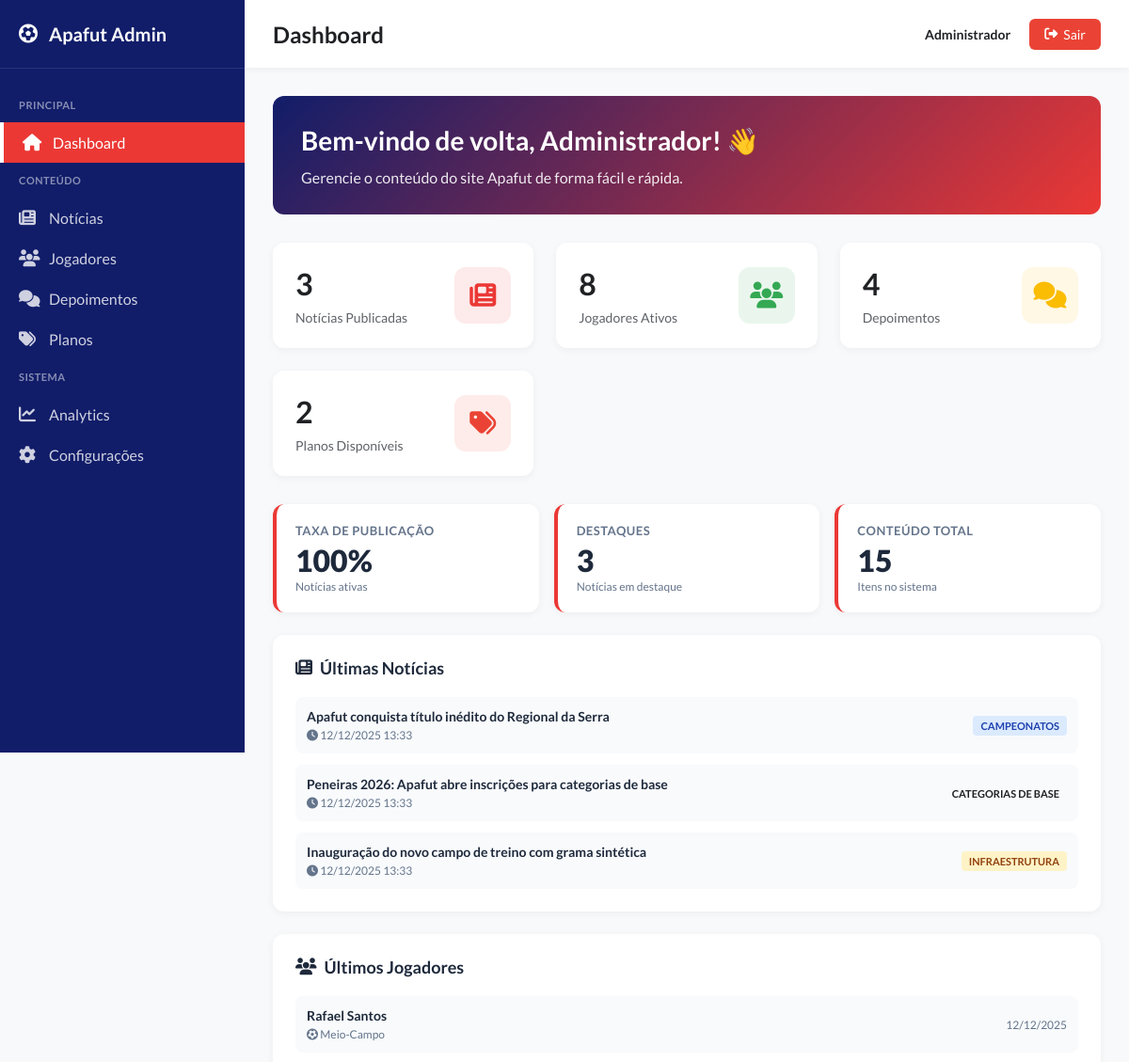
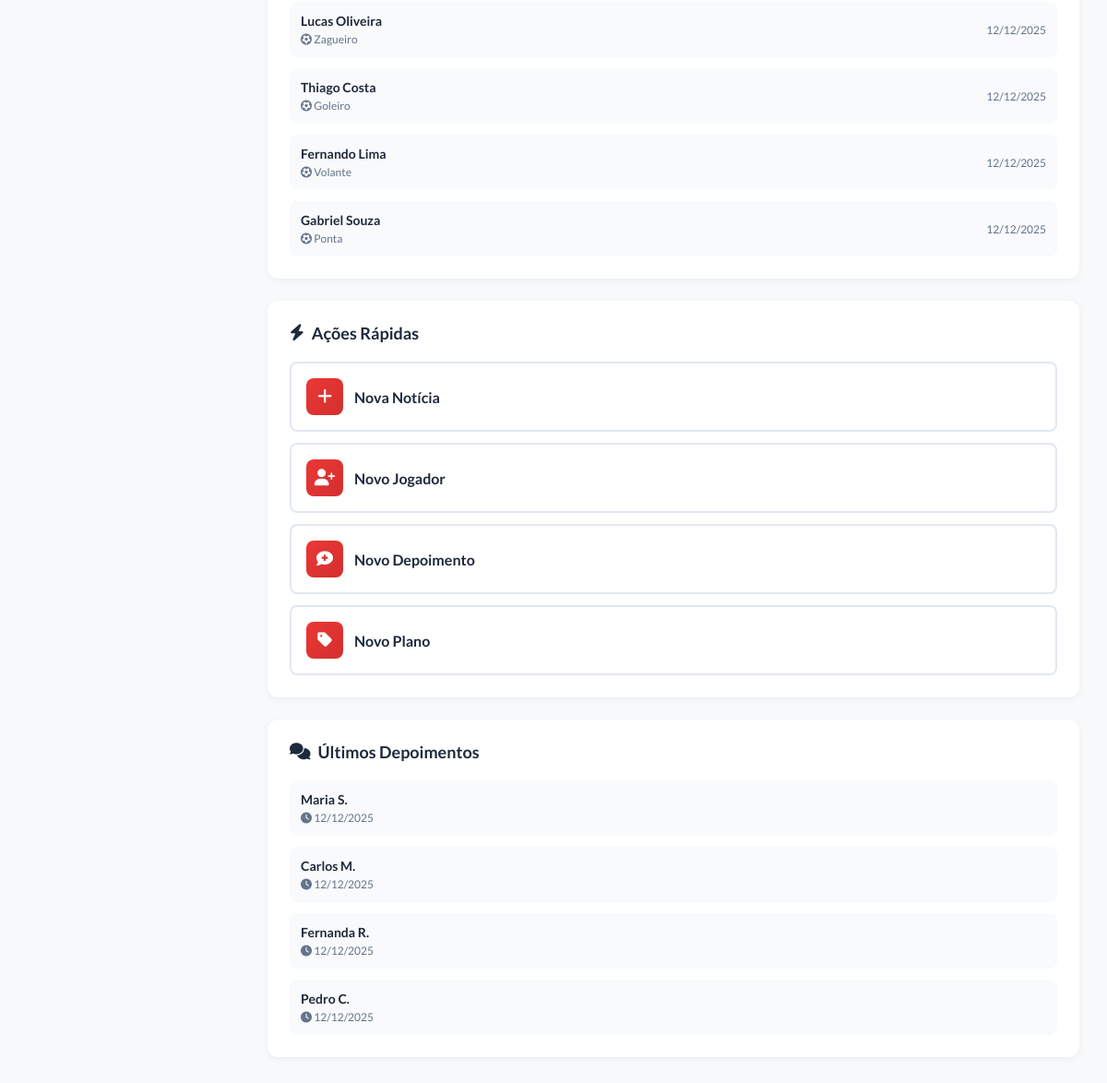
/admin/dashboard.php (signed in), run on the app's committed database (2 pictures, top to bottom).
### tables this page shows
CREATE TABLE IF NOT EXISTS noticias (
    id INT AUTO_INCREMENT PRIMARY KEY,
    titulo VARCHAR(255) NOT NULL,
    categoria VARCHAR(50) NOT NULL,
    resumo TEXT NOT NULL,
    conteudo TEXT,
    data_publicacao DATE NOT NULL,
    imagem VARCHAR(255) DEFAULT 'assets/noticia-default.jpg',
    autor VARCHAR(100) DEFAULT 'Redação Apafut',
    tempo_leitura INT DEFAULT 5,
    ativo TINYINT(1) DEFAULT 1,
    destaque TINYINT(1) DEFAULT 0,
    ordem INT DEFAULT 0,
    status VARCHAR(20) DEFAULT 'publicado',
    data_agendamento DATETIME NULL,
    created_at TIMESTAMP DEFAULT CURRENT_TIMESTAMP,
    INDEX idx_status (status),
    INDEX idx_data_agendamento (data_agendamento)
);

CREATE TABLE IF NOT EXISTS jogadores (
    id INT AUTO_INCREMENT PRIMARY KEY,
    nome VARCHAR(100) NOT NULL,
    posicao VARCHAR(50) NOT NULL,
    numero INT NOT NULL,
    foto VARCHAR(255),
    ativo TINYINT(1) DEFAULT 1,
    ordem INT DEFAULT 0,
    created_at TIMESTAMP DEFAULT CURRENT_TIMESTAMP
);

CREATE TABLE IF NOT EXISTS depoimentos (
    id INT AUTO_INCREMENT PRIMARY KEY,
    nome VARCHAR(100) NOT NULL,
    depoimento TEXT NOT NULL,
    video VARCHAR(255) NULL,
    ativo TINYINT(1) DEFAULT 1,
    ordem INT DEFAULT 0,
    created_at TIMESTAMP DEFAULT CURRENT_TIMESTAMP
);

### src/helpers.php (called while the page is built, shortened)
<?php
function env($key, $default = null) {
    return $_ENV[$key] ?? getenv($key) ?: $default;
}

### admin/auth.php (called while the page is built, shortened)
<?php
class Auth {
    public static function check() {
        if (isset($_SESSION['admin_login_time'])) {
            $sessionLifetime = env('SESSION_LIFETIME', 7200);
        }
        return true;
    }
    public static function user() {
        return [
            'id' => $_SESSION['admin_user_id'] ?? null,
            'nome' => $_SESSION['admin_user_name'] ?? null,
            'email' => $_SESSION['admin_user_email'] ?? null,
            'nivel_acesso' => $_SESSION['admin_user_level'] ?? null
        ];
    }
}

### admin/dashboard.php (the view, shortened to what this page needs)
<?php
require_once 'auth.php';
$user = Auth::user();
try {
    $conn = getConnection();
    $stmt = $conn->query("SELECT COUNT(*) as total FROM noticias WHERE ativo = 1");
    $totalNoticias = $stmt->fetch()['total'];
    $stmt = $conn->query("SELECT COUNT(*) as total FROM noticias WHERE ativo = 1 AND destaque = 1");
    $noticiasDestaque = $stmt->fetch()['total'];
    $stmt = $conn->query("SELECT COUNT(*) as total FROM jogadores WHERE ativo = 1");
    $totalJogadores = $stmt->fetch()['total'];
    $stmt = $conn->query("SELECT COUNT(*) as total FROM depoimentos WHERE ativo = 1");
    $totalDepoimentos = $stmt->fetch()['total'];
    $stmt = $conn->query("SELECT COUNT(*) as total FROM planos WHERE ativo = 1");
    $totalPlanos = $stmt->fetch()['total'];
    $stmt = $conn->query("SELECT id, titulo, categoria, created_at FROM noticias WHERE ativo = 1 ORDER BY created_at DESC LIMIT 5");
    $ultimasNoticias = $stmt->fetchAll();
    $stmt = $conn->query("SELECT id, nome, posicao, created_at FROM jogadores WHERE ativo = 1 ORDER BY created_at DESC LIMIT 5");
    $ultimosJogadores = $stmt->fetchAll();
    $stmt = $conn->query("SELECT id, nome, created_at FROM depoimentos WHERE ativo = 1 ORDER BY created_at DESC LIMIT 5");
    $ultimosDepoimentos = $stmt->fetchAll();
    $stmt = $conn->query("SELECT COUNT(*) as total FROM noticias");
    $totalTodasNoticias = $stmt->fetch()['total'];
    $stmt = $conn->query("SELECT COUNT(*) as total FROM jogadores");
    $totalTodosJogadores = $stmt->fetch()['total'];
} catch (Exception $e) {
    logError('Erro ao buscar estatísticas do dashboard', ['error' => $e->getMessage()]);
}
?>
<!DOCTYPE html>
<html lang="pt-br">
<head>
    <link rel="stylesheet" href="assets/css/dashboard.css">
    <link rel="stylesheet" href="assets/css/noticias.css">
</head>
<body>
    <div class="admin-wrapper">
        <aside class="sidebar">
            <div class="sidebar-header">
                <div class="sidebar-logo">
                    <i class="fas fa-futbol"></i>
                    <span>Apafut Admin</span>
                </div>
            </div>
            <nav class="sidebar-menu">
                <div class="menu-section-title">Principal</div>
                <a href="dashboard.php" class="menu-item active">
                    <i class="fas fa-home"></i>
                    <span>Dashboard</span>
                </a>
                <div class="menu-section-title">Conteúdo</div>
                <a href="noticias.php" class="menu-item">
                    <i class="fas fa-newspaper"></i>
                    <span>Notícias</span>
                </a>
                <a href="jogadores.php" class="menu-item">
                    <i class="fas fa-users"></i>
                    <span>Jogadores</span>
                </a>
                <a href="depoimentos.php" class="menu-item">
                    <i class="fas fa-comments"></i>
                    <span>Depoimentos</span>
                </a>
                <a href="planos.php" class="menu-item">
                    <i class="fas fa-tags"></i>
                    <span>Planos</span>
                </a>
                <div class="menu-section-title">Sistema</div>
                <a href="analytics.php" class="menu-item">
                    <i class="fas fa-chart-line"></i>
                    <span>Analytics</span>
                </a>
                <a href="configuracoes.php" class="menu-item">
                    <i class="fas fa-cog"></i>
                    <span>Configurações</span>
                </a>
            </nav>
        </aside>
        <main class="main-content">
            <header class="topbar">
                <div class="topbar-left">
                    <h1>Dashboard</h1>
                </div>
                <div class="topbar-right">
                    <div class="user-info">
                        <div class="user-avatar">
                        </div>
                        <div class="user-details">
                            <span class="user-name"><?= htmlspecialchars($user['nome']) ?></span>
                        </div>
                    </div>
                    <a href="logout.php" class="btn-logout">
                        <i class="fas fa-sign-out-alt"></i>
                        Sair
                    </a>
                </div>
            </header>
            <div class="content">
                <div class="welcome-card">
                    <h2>Bem-vindo de volta, <?= htmlspecialchars(explode(' ', $user['nome'])[0]) ?>! 👋</h2>
                    <p>Gerencie o conteúdo do site Apafut de forma fácil e rápida.</p>
                </div>
                <div class="stats-grid">
                    <div class="stat-card">
                        <div class="stat-info">
                            <h3><?= $totalNoticias ?? 0 ?></h3>
                            <p>Notícias Publicadas</p>
                        </div>
                        <div class="stat-icon primary">
                            <i class="fas fa-newspaper"></i>
                        </div>
                    </div>
                    <div class="stat-card">
                        <div class="stat-info">
                            <h3><?= $totalJogadores ?? 0 ?></h3>
                            <p>Jogadores Ativos</p>
                        </div>
                        <div class="stat-icon success">
                            <i class="fas fa-users"></i>
                        </div>
                    </div>
                    <div class="stat-card">
                        <div class="stat-info">
                            <h3><?= $totalDepoimentos ?? 0 ?></h3>
                            <p>Depoimentos</p>
                        </div>
                        <div class="stat-icon warning">
                            <i class="fas fa-comments"></i>
                        </div>
                    </div>
                    <div class="stat-card">
                        <div class="stat-info">
                            <h3><?= $totalPlanos ?? 0 ?></h3>
                            <p>Planos Disponíveis</p>
                        </div>
                        <div class="stat-icon danger">
                            <i class="fas fa-tags"></i>
                        </div>
                    </div>
                </div>
                <div class="metrics-row">
                    <div class="metric-card">
                        <h4>Taxa de Publicação</h4>
                        <div class="value">
                            <?php
                            $taxa = $totalTodasNoticias > 0 ? round(($totalNoticias / $totalTodasNoticias) * 100) : 0;
                            echo $taxa . '%';
                            ?>
                        </div>
                        <div class="label">Notícias ativas</div>
                    </div>
                    <div class="metric-card">
                        <h4>Destaques</h4>
                        <div class="value"><?= $noticiasDestaque ?? 0 ?></div>
                        <div class="label">Notícias em destaque</div>
                    </div>
                    <div class="metric-card">
                        <h4>Conteúdo Total</h4>
                        <div class="value">
                            <?= ($totalTodasNoticias ?? 0) + ($totalTodosJogadores ?? 0) + ($totalDepoimentos ?? 0) ?>
                        </div>
                        <div class="label">Itens no sistema</div>
                    </div>
                </div>
                <div class="dashboard-grid">
                    <div>
                        <div class="recent-card">
                            <h3><i class="fas fa-newspaper"></i> Últimas Notícias</h3>
                            <div class="recent-list">
                                <?php if (!empty($ultimasNoticias)): ?>
                                    <?php foreach ($ultimasNoticias as $noticia): ?>
                                        <div class="recent-item">
                                            <div class="recent-item-info">
                                                <div class="recent-item-title">
                                                    <?= htmlspecialchars($noticia['titulo']) ?>
                                                </div>
                                                <div class="recent-item-meta">
                                                    <i class="fas fa-clock"></i>
                                                    <?= date('d/m/Y H:i', strtotime($noticia['created_at'])) ?>
                                                </div>
                                            </div>
                                            <span class="recent-item-badge badge-<?= strtolower(str_replace(' ', '-', $noticia['categoria'])) ?>">
                                                <?= htmlspecialchars($noticia['categoria']) ?>
                                            </span>
                                        </div>
                                    <?php endforeach; ?>
                                <?php else: ?>
                                    <p style="color: #64748b; text-align: center; padding: 20px;">
                                        Nenhuma notícia cadastrada ainda
                                    </p>
                                <?php endif; ?>
                            </div>
                        </div>
                        <div class="recent-card" style="margin-top: 24px;">
                            <h3><i class="fas fa-users"></i> Últimos Jogadores</h3>
                            <div class="recent-list">
                                <?php if (!empty($ultimosJogadores)): ?>
                                    <?php foreach ($ultimosJogadores as $jogador): ?>
                                        <div class="recent-item">
                                            <div class="recent-item-info">
                                                <div class="recent-item-title">
                                                    <?= htmlspecialchars($jogador['nome']) ?>
                                                </div>
                                                <div class="recent-item-meta">
                                                    <i class="fas fa-futbol"></i>
                                                    <?= htmlspecialchars($jogador['posicao']) ?>
                                                </div>
                                            </div>
                                            <div class="recent-item-meta">
                                                <?= date('d/m/Y', strtotime($jogador['created_at'])) ?>
                                            </div>
                                        </div>
                                    <?php endforeach; ?>
                                <?php else: ?>
                                    <p style="color: #64748b; text-align: center; padding: 20px;">
                                        Nenhum jogador cadastrado ainda
                                    </p>
                                <?php endif; ?>
                            </div>
                        </div>
                    </div>
                    <div>
                        <div class="recent-card">
                            <h3><i class="fas fa-bolt"></i> Ações Rápidas</h3>
                            <div class="quick-actions">
                                <a href="noticia-criar.php" class="quick-action-btn">
                                    <i class="fas fa-plus"></i>
                                    <span>Nova Notícia</span>
                                </a>
                                <a href="jogador-criar.php" class="quick-action-btn">
                                    <i class="fas fa-user-plus"></i>
                                    <span>Novo Jogador</span>
                                </a>
                                <a href="depoimento-criar.php" class="quick-action-btn">
                                    <i class="fas fa-comment-medical"></i>
                                    <span>Novo Depoimento</span>
                                </a>
                                <a href="plano-criar.php" class="quick-action-btn">
                                    <i class="fas fa-tag"></i>
                                    <span>Novo Plano</span>
                                </a>
                            </div>
                        </div>
                        <div class="recent-card" style="margin-top: 24px;">
                            <h3><i class="fas fa-comments"></i> Últimos Depoimentos</h3>
                            <div class="recent-list">
                                <?php if (!empty($ultimosDepoimentos)): ?>
                                    <?php foreach ($ultimosDepoimentos as $depoimento): ?>
                                        <div class="recent-item">
                                            <div class="recent-item-info">
                                                <div class="recent-item-title">
                                                    <?= htmlspecialchars($depoimento['nome']) ?>
                                                </div>
                                                <div class="recent-item-meta">
                                                    <i class="fas fa-clock"></i>
                                                    <?= date('d/m/Y', strtotime($depoimento['created_at'])) ?>
                                                </div>
                                            </div>
                                        </div>
                                    <?php endforeach; ?>
                                <?php else: ?>
                                    <p style="color: #64748b; text-align: center; padding: 20px;">
                                        Nenhum depoimento cadastrado ainda
                                    </p>
                                <?php endif; ?>
                            </div>
                        </div>
                    </div>
                </div>
            </div>
        </main>
    </div>
</body>
</html>

### data on the page
noticias: titulo "Apafut conquista título inédito do Regional da Serra", created_at "12/12/2025 13:33", categoria "CAMPEONATOS"
noticias: titulo "Peneiras 2026: Apafut abre inscrições para categorias de base", created_at "12/12/2025 13:33", categoria "CATEGORIAS DE BASE"
noticias: titulo "Inauguração do novo campo de treino com grama sintética", created_at "12/12/2025 13:33", categoria "INFRAESTRUTURA"
jogadores: nome "Rafael Santos", posicao "Meio-Campo", created_at "12/12/2025"
jogadores: nome "Lucas Oliveira", posicao "Zagueiro", created_at "12/12/2025"
jogadores: nome "Thiago Costa", posicao "Goleiro", created_at "12/12/2025"
jogadores: nome "Fernando Lima", posicao "Volante", created_at "12/12/2025"
jogadores: nome "Gabriel Souza", posicao "Ponta", created_at "12/12/2025"
depoimentos: nome "Maria S.", created_at "12/12/2025"
depoimentos: nome "Carlos M.", created_at "12/12/2025"
depoimentos: nome "Fernanda R.", created_at "12/12/2025"
depoimentos: nome "Pedro C.", created_at "12/12/2025"

### other printed values
$user['nome'] "Administrador"
explode(' ', $user['nome'])[0] "Administrador"
$totalNoticias "3"
$totalJogadores "8"
$totalDepoimentos "4"
$totalPlanos "2"
$taxa "100"
$noticiasDestaque "3"
